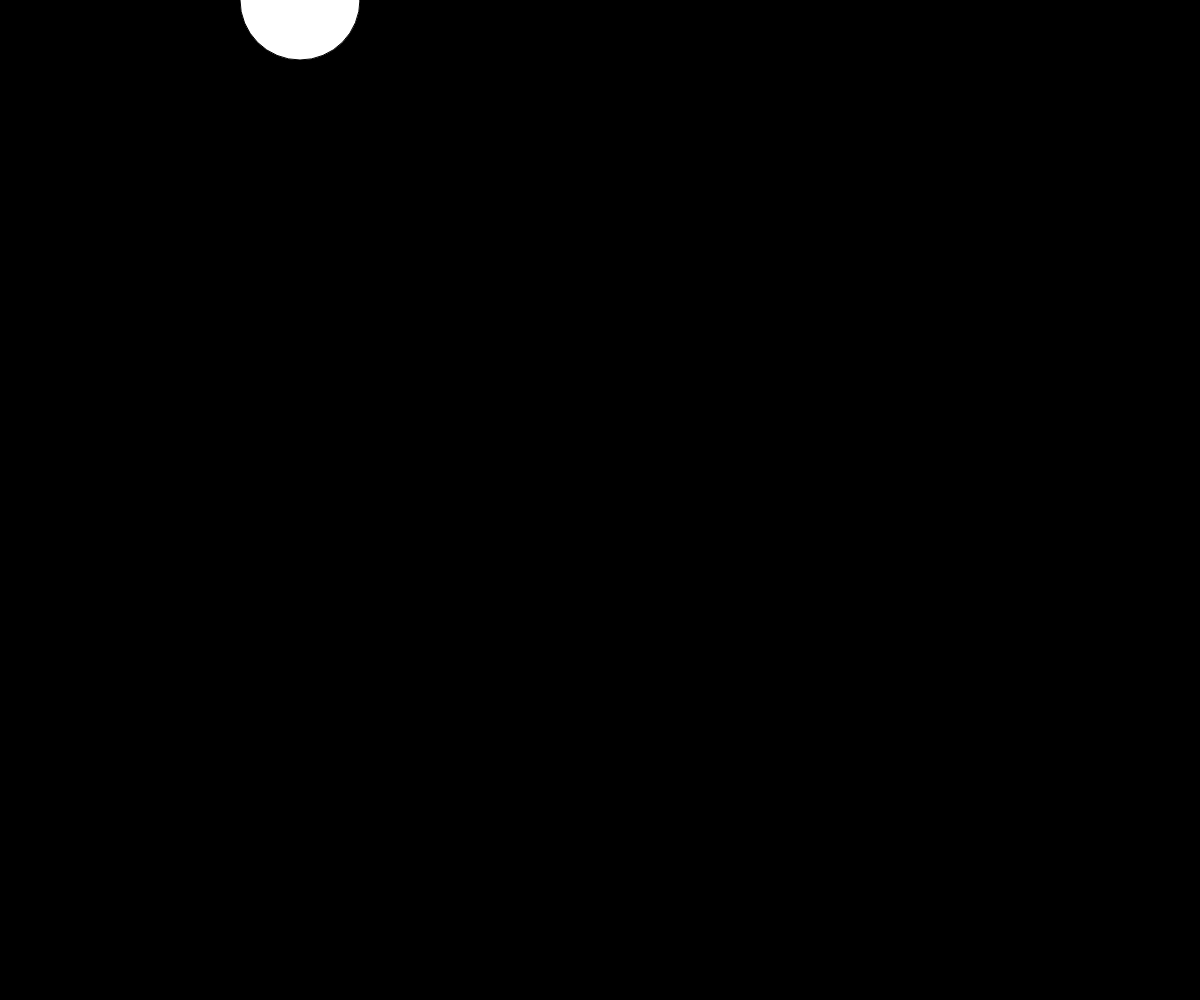
Frame 1 (no input)
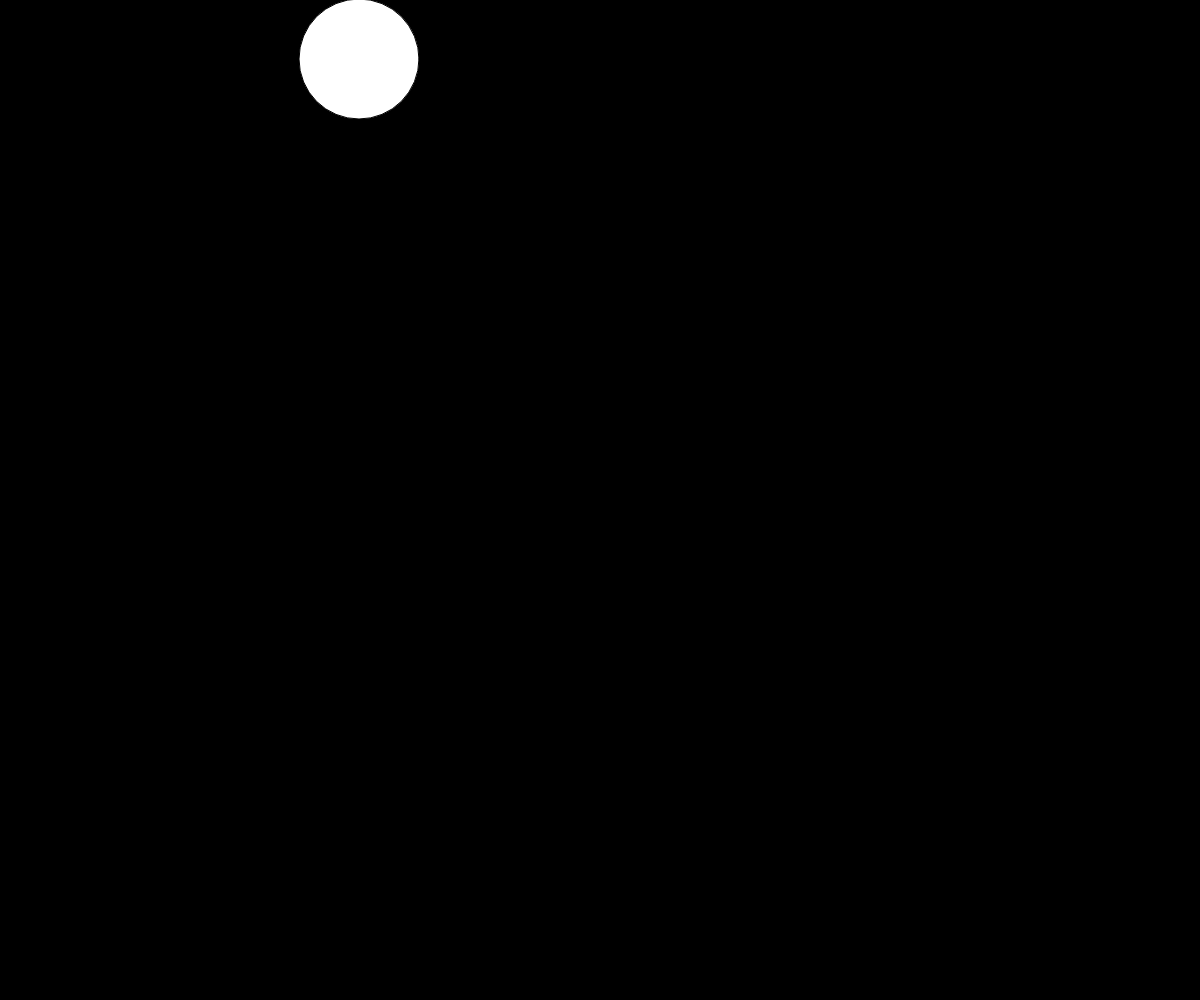
Frame 60 (no input)
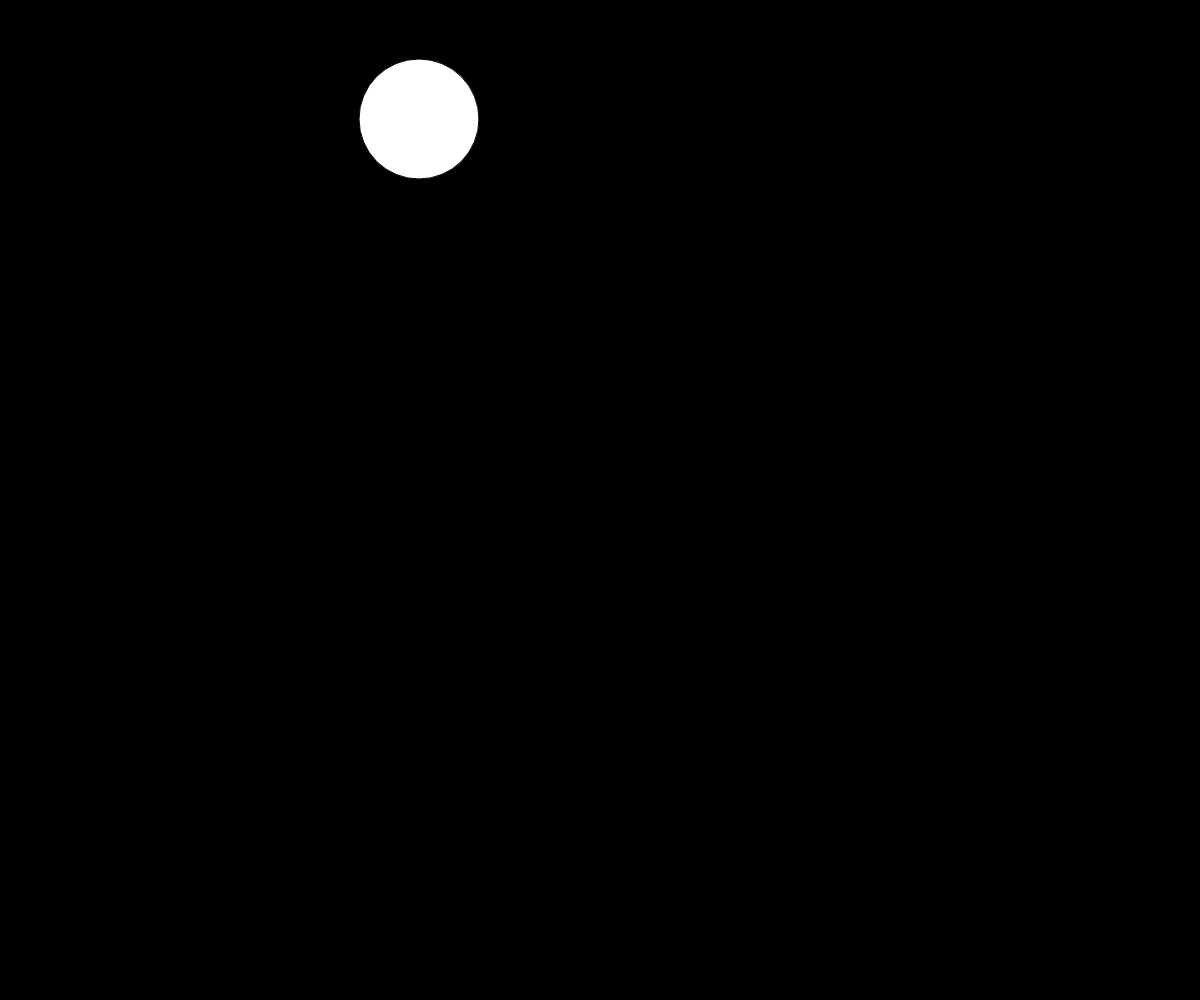
Frame 120 (the mouse pressed at the canvas centre since frame 60)

The p5.js sketch that drew these frames (run headless with seeded random() and noise() and a simulated clock; from frame 60 on, the mouse is pressed at the canvas centre):

// p5.js sketch
// ── sketch.js
// Global variables
let circleX = 300;
let circleY = 0;
let xSpeed = 1;
let ySpeed = 1;

function setup() {
  createCanvas(windowWidth, windowHeight);
}

function draw() {
  background(0);
  // Bouncing ball
  ellipse(circleX, circleY, 120);
  
  // TODO: Increment the x position of the ball
  circleX += xSpeed;

  // TODO: Increment the y position of the ball
  circleY += ySpeed;

  // TODO: If statment to inverse direction when ball hits left or right edge
if(circleX < 0 || circleX >width){
  xSpeed *= -1;
}

  // TODO: If statment to inverse direction when ball hits top or bottom edge
if(circleY < 0 || circleY > height){
  ySpeed *= -1;
}
}

// ── index2.html
<!DOCTYPE html>
<html lang="en">
  <head>
    <link rel="stylesheet" type="text/css" href="style.css">
    <meta charset="utf-8" />

  </head>
  <body>
    <script src="sketch_small_soul.js"></script>
  </body>
</html>

// ── sketch_small_soul.js
// Global variables
let t; 
let x; // X position
let y; // Y position

function setup() {
  createCanvas(windowWidth, windowHeight);
  background(0);
  t = 0;
}

function draw() {
  background(0, 16);

  noStroke();
  fill(255);

  // TODO: Set the x position to incorporate the noise function
  x= width*noise(t+15);

  // TODO: Set the y position to incorporate the noise function
  y = height* noise(t + 5);

  // TODO: Draw an ellipse with the variables for x and y passed in
  ellipse(x,y,150,150);

  // TODO: Increment the t variable to control the noise amount
  t+= 0.005;
}

// ── style.css
body {
  margin: 0;
  padding: 0;
}
canvas {
  display: block;
}
